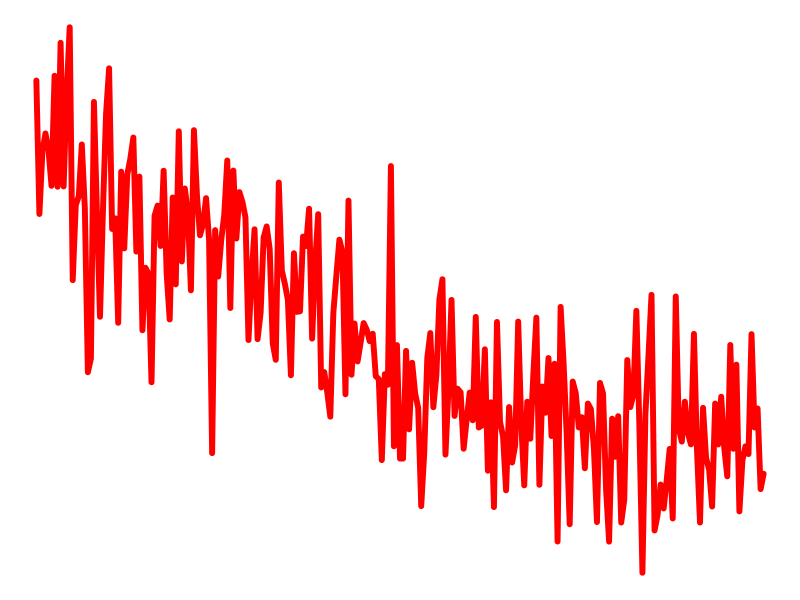
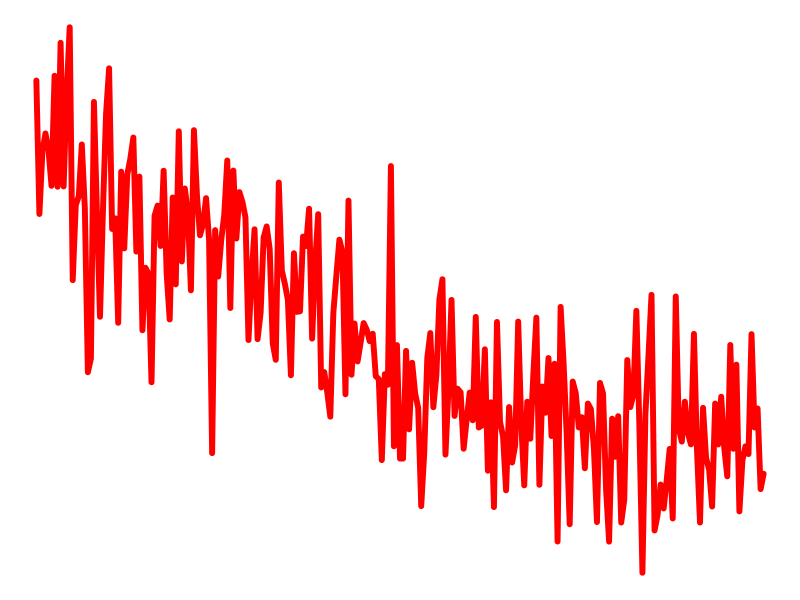

R code for these plots, in order:
library(ggplot2)

# 1. Define geometric coordinates for your icon design
favicon_data <- data.frame(
  x = c(1, 2, 2, 1, 1, 1.5, 2),
  y = c(1, 1, 2, 2, 1, 1.5, 1)
)

# Set seed for reproducibility
set.seed(42)

# 1. Define independent variable (Time index)
time <- seq(0, 24, by = 0.1)

# 2. Configure sinusoidal components
amplitude <- 2
period    <- 48
phase     <- 2

# 3. Generate pure sine wave + Gaussian noise
y_pure  <- amplitude * sin((2 * pi / period) * time + phase)
y_noisy <- y_pure + rnorm(length(time), mean = 0, sd = 1)

# 4. Combine into a data frame
favicon_data <- data.frame(x = time, y = y_noisy)



# 2. Render a clean plot without background elements using theme_void()
favicon_plot <- ggplot(favicon_data, aes(x = x, y = y)) +
  geom_path(color = "red", linewidth = 2, lineend = "round", linejoin = "round") +
  theme_void() +
  theme(plot.background = element_rect(fill = "transparent", color = NA))

# 3. Save as standard web-friendly PNG sizes
ggsave("favicon-16.png", plot = favicon_plot, width = 1, height = 1, dpi = 16, bg = "transparent")
ggsave("favicon-32.png", plot = favicon_plot, width = 1, height = 1, dpi = 32, bg = "transparent")
